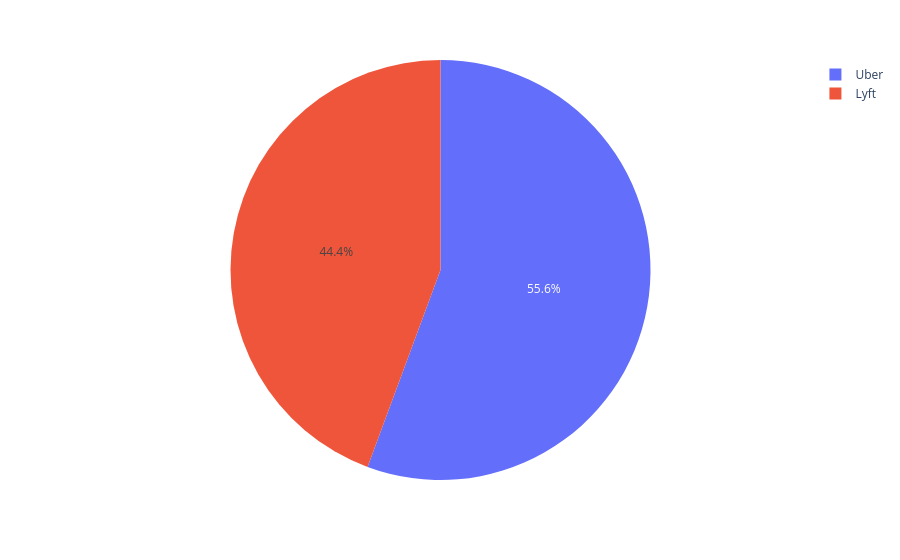

The code cell stored with this chart in its notebook:
### Code cell
#Creamos dataframe para los tipos de cab
rides_cab_type_df = pd.DataFrame(df_rides["cab_type"].value_counts()).reset_index()
rides_cab_type_df.rename(columns={"count": "Freq"}, inplace= True)
px.pie(rides_cab_type_df, names = "cab_type", values = "Freq")

### Figure 1 — Plotly figure (JSON) as saved in the notebook; plotly's stock layout.template omitted (floating-point values rounded to 4 significant figures)
{"data": [{"domain": {"x": [0, 1], "y": [0, 1]}, "hovertemplate": "cab_type=%{label}<br>Freq=%{value}<extra></extra>", "labels": ["Uber", "Lyft"], "legendgroup": "", "name": "", "showlegend": true, "type": "pie", "values": [385663, 307408]}], "layout": {"legend": {"tracegroupgap": 0}, "margin": {"t": 60}}}
